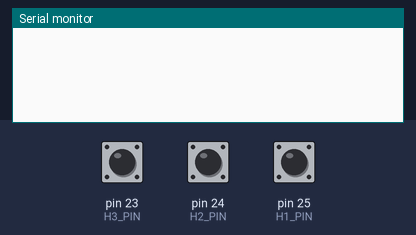
Bench run of a sketch on a simulated Arduino Mega 2560, built with avr-gcc and run on an emulated ATmega2560. Parts: the last lines printed to the serial monitor. The inputs (shaded band) are chosen by the test bench; at power-on: pin 23 (H3_PIN) HIGH, pin 24 (H2_PIN) HIGH, pin 25 (H1_PIN) HIGH.

Above: at 1.2 s.
1.3 s: pin 23 (H3_PIN) pulled LOW for 0.15 s
At 2.2 s:
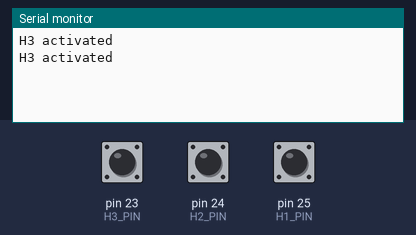
2.9 s: pin 24 (H2_PIN) pulled LOW for 0.15 s
At 3.4 s:
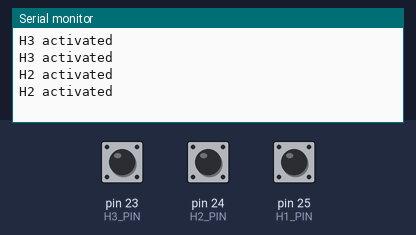
4.5 s: pin 25 (H1_PIN) pulled LOW for 0.15 s
At 5.8 s:
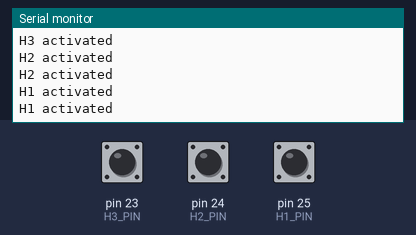
Timing chart, 0 to 7.5 s (numbered marks = the images above; inputs shaded):
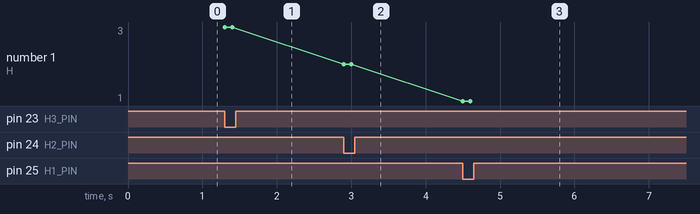

The sketch:

Optoswitches.ino
```cpp
const int H1_PIN = 25;
const int H2_PIN = 24;
const int H3_PIN = 23;

void setup() {
  Serial.begin(9600);
  pinMode(H1_PIN, INPUT_PULLUP);
  pinMode(H2_PIN, INPUT_PULLUP);
  pinMode(H3_PIN, INPUT_PULLUP);
}

void loop() {
  if (digitalRead(H1_PIN) == LOW) {
    Serial.println("H1 activated");
  }
  if (digitalRead(H2_PIN) == LOW) {
    Serial.println("H2 activated");
  }
  if (digitalRead(H3_PIN) == LOW) {
    Serial.println("H3 activated");
  }
  delay(100);
}
```

Measured:
- after the input at 1.3 s, the serial monitor: prints a new line at once (image 1)
- after the input at 2.9 s, the serial monitor: prints a new line at once (image 2)
- after the input at 4.5 s, the serial monitor: prints a new line at once (image 3)
- plotted number 1: 3 → 2 after the input at 2.9 s, 2 → 1 after the input at 4.5 s
